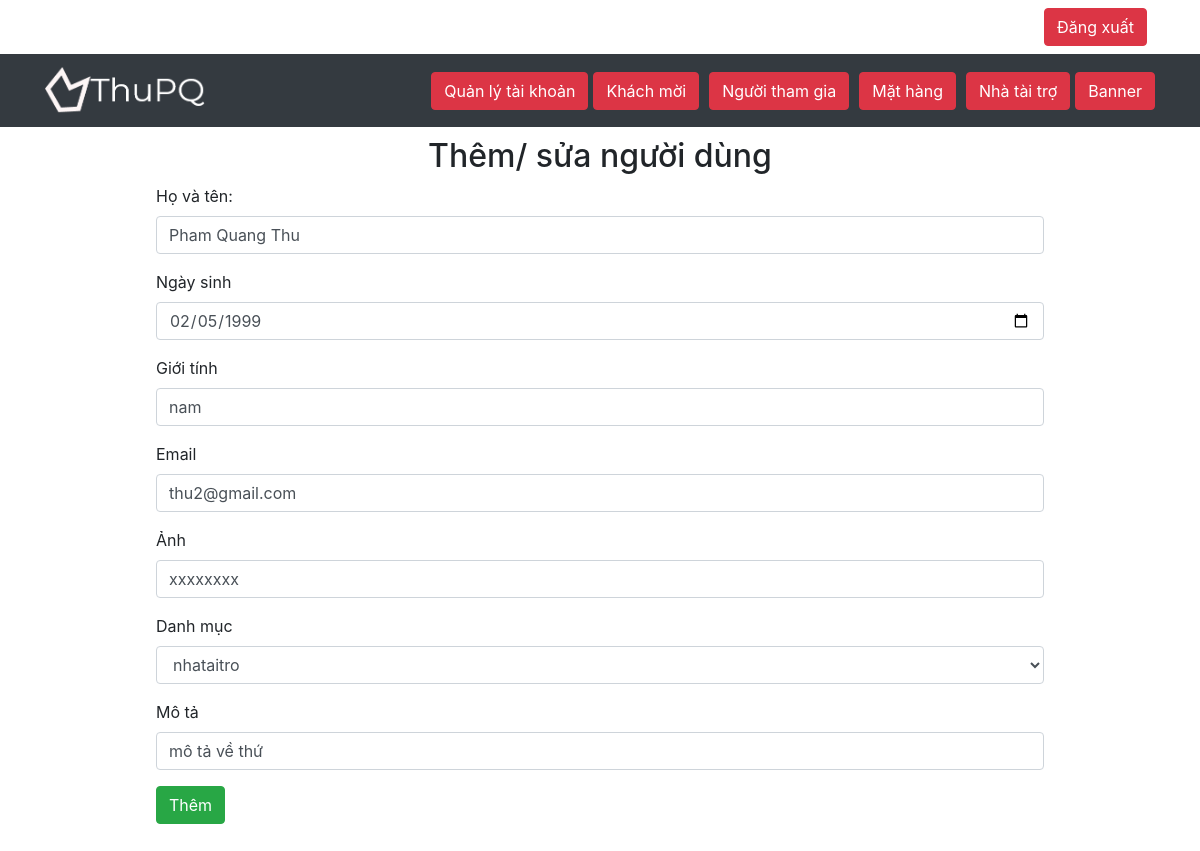
/admin/themnguoi.php?id=1, run on the app's committed database.
### tables this page shows
CREATE TABLE `nguoidung` (
  `id` int(8) NOT NULL,
  `tenmuc` varchar(100) NOT NULL,
  `ten` varchar(100) NOT NULL,
  `ngaysinh` varchar(10) NOT NULL,
  `gioitinh` varchar(50) NOT NULL,
  `email` varchar(100) NOT NULL,
  `anh` varchar(100) NOT NULL,
  `vaitro` varchar(100) NOT NULL,
  `taikhoan` varchar(50) NOT NULL,
  `matkhau` varchar(10) NOT NULL,
  `mota` varchar(500) NOT NULL,
  `xuly` varchar(10) NOT NULL
);

### database/help.php (called while the page is built, shortened)
<?php
	function executeResult($sql) {
		$con = mysqli_connect(HOST, USERNAME, PASSWORD, DATABASE);
		$result = mysqli_query($con, $sql);
		$data   = [];
		while ($row = mysqli_fetch_array($result, 1)) {
			$data[] = $row;
		}
		return $data;
	}
	function executeSingleResult($sql) {
		$con = mysqli_connect(HOST, USERNAME, PASSWORD, DATABASE);
		$result = mysqli_query($con, $sql);
		$row    = mysqli_fetch_array($result, 1);
		return $row;
	}
	?>

### admin/themnguoi.php (the view, shortened to what this page needs)
<?php
    require_once('../database/help.php');
    $id = $ten = $ngaysinh = $gioitinh = $email = $anh = $mota ='';
    if (isset($_GET['id'])) {
        $id       = $_GET['id'];
        $sql      = 'select * from nguoidung where id = '.$id;
        $khachmoi = executeSingleResult($sql);
        if ($khachmoi != null) {
            $ten = $khachmoi['ten'];
            $ngaysinh = $khachmoi['ngaysinh'];
            $gioitinh = $khachmoi['gioitinh'];
            $email = $khachmoi['email'];
            $anh = $khachmoi['anh'];
            $mota = $khachmoi['mota'];
        }
    }
?>
<!DOCTYPE html>
<html lang="en">
<head>
	<link rel="stylesheet" type="text/css" href="../css/admin.css">
	<link rel="stylesheet" type="text/css" href="../css/bootstrap.css">
	<link rel="stylesheet" href="https://maxcdn.bootstrapcdn.com/font-awesome/4.7.0/css/font-awesome.min.css">
</head>
<body>
	<header>
		<div class="container">
			<div class="d-flex">
				<div class="p-2 ml-auto"><button type="submit" class="btn btn-danger">Đăng xuất</button></div>
			</div>
		</div>
	</header>
	<nav class="navbar navbar-expand-sm bg-dark navbar-dark">
		<div class="container">
		  	<a class="navbar-brand" href="index.php"><img src="../images/your-logo.png" alt="logo" style="max-width: 160px;"></a>
		  	<ul class="navbar-nav">
			    <li class="nav-item">
                    <a href="../index.php"><button type="button" class="btn btn-danger">Quản lý tài khoản</button></a>
			    </li>
		 		<li class="nav-item">
                    <a href="#">
                        <button type="button" class="btn btn-danger" style="margin: 0 5px;">Khách mời</button>
                    </a>
		  		</li>
		  		<li class="nav-item">
                    <a href="../nguoithamgia/thamgia.php">
                        <button type="button" class="btn btn-danger"style="margin: 0 5px;">Người tham gia</button>
                    </a>
		  		</li>
		  		<li class="nav-item">
                    <a href="../hang.php">
                        <button type="button" class="btn btn-danger"style="margin: 0 5px;">Mặt hàng</button>
                    </a>
		  		</li>
		  		<li class="nav-item">
                    <a href="../nhataitro/index.php">
                        <button type="button" class="btn btn-danger"style="margin: 0 5px;">Nhà tài trợ</button>
                    </a>
		  		</li>
		  		<li class="nav-item">
                    <a href="../banner/index.php">
                        <button type="button" class="btn btn-danger">Banner</button>
                    </a>
		  		</li>
		  	</ul>
		</div>
	</nav>
	<about>
		<div class="container">
            <h2 style="text-align: center;">Thêm/ sửa người dùng</h2>
            <form method="POST" style="margin: auto; width: 80%;">
                <div class="form-group">
                    <label >Họ và tên:</label>
                    <input type="text" class="form-control" name="ten" value="<?=$ten?>">
                </div>
                <div class="form-group">
                    <label >Ngày sinh</label>
                    <input type="date" class="form-control" name="ngaysinh" value="<?=$ngaysinh?>">
                </div>
                <div class="form-group">
                    <label >Giới tính</label>
                    <input type="text" class="form-control" placeholder="VD: nam/nữ" name="gioitinh" value="<?=$gioitinh?>">
                </div>
                <div class="form-group">
                    <label >Email</label>
                    <input type="email" class="form-control" placeholder="VD: nam@gmail.com" name="email" value="<?=$email?>">
                </div>
                <div class="form-group">
                    <label >Ảnh</label>
                    <input type="text" class="form-control" placeholder="chọn ảnh" name="anh" value="<?=$anh?>">
                </div>
                <div class="form-group">
                    <label >Danh mục</label>
                    <select name="danhmuc" class="form-control">
                        <?php
                            $sql = 'select * from danhmuc';
                            $listdm = executeResult($sql);
                            foreach( $listdm as $item){
                                echo '<option selected value="'.$item['id'].'">'.$item['ten'].'</option>';
                            }
                        ?>
                    </select>
                </div>
                <div class="form-group">
                    <label >Mô tả</label>
                    <input type="text" class="form-control" placeholder="nhập mô tả" name="mota" value="<?=$mota?>">
                </div>
                <button class="btn btn-success">Thêm</button>
            </form>
		</div>
    </about>
</body>
</html>

### css/admin.css (style rules this page uses)
* { margin: 0; box-sizing: border-box; padding: 0; }
img { max-width: 100%; }
about { width: 100%; display: block; margin-bottom: 100px; background-blend-mode: color;*/ }
about .container { margin-top: 10px; }

### data on the page
nguoidung: ten "Pham Quang Thu", ngaysinh "02/05/1999", gioitinh "nam", email "thu2@gmail.com", anh "xxxxxxxx", mota "mô tả về thứ"

### other printed values
form field danhmuc "nhataitro"
